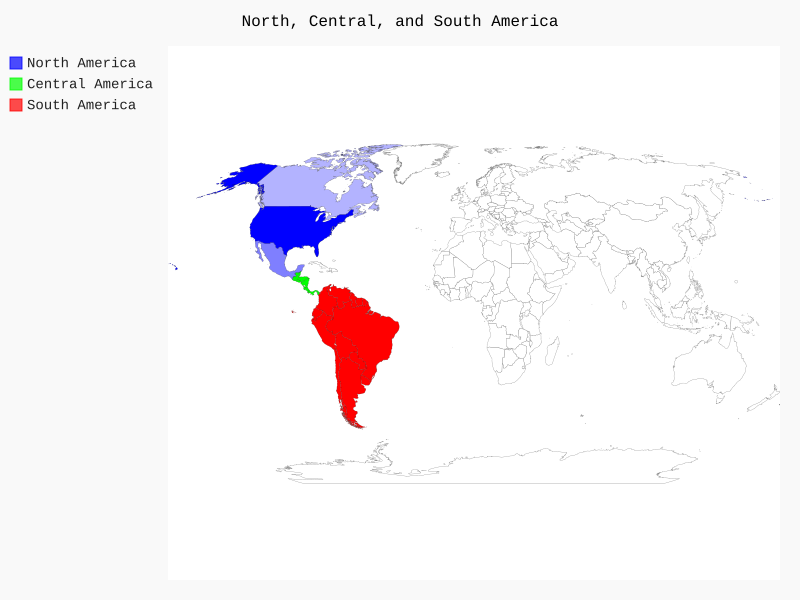

Source code (Python):
import pygal
from pygal.style import Style

style = Style(colors=('#0000ff','#00ff00','#ff0000'))

wm = pygal.maps.world.World(style=style)
wm.title = 'North, Central, and South America'

wm.add('North America', {'ca': 34126000, 'mx': 113423000, 'us':309349000})
wm.add('Central America', ['bz', 'cr', 'gt', 'hn', 'ni', 'pa', 'sv'])
wm.add('South America', ['ar', 'bo', 'br', 'cl', 'co', 'ec', 'gf', 'gy', 'pe', 'py', 'sr', 'uy', 've'])

wm.render_to_file('americas.svg')
